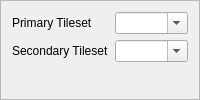
                      <widget class="QFrame" name="frame_Tilesets">
                       <property name="sizePolicy">
                        <sizepolicy hsizetype="Preferred" vsizetype="Fixed">
                         <horstretch>0</horstretch>
                         <verstretch>0</verstretch>
                        </sizepolicy>
                       </property>
                       <property name="frameShape">
                        <enum>QFrame::Shape::StyledPanel</enum>
                       </property>
                       <property name="frameShadow">
                        <enum>QFrame::Shadow::Raised</enum>
                       </property>
                       <layout class="QFormLayout" name="formLayout">
                        <item row="0" column="0">
                         <widget class="QLabel" name="label_PrimaryTileset">
                          <property name="text">
                           <string>Primary Tileset</string>
                          </property>
                         </widget>
                        </item>
                        <item row="0" column="1">
                         <widget class="NoScrollComboBox" name="comboBox_PrimaryTileset">
                          <property name="focusPolicy">
                           <enum>Qt::FocusPolicy::StrongFocus</enum>
                          </property>
                          <property name="toolTip">
                           <string>&lt;html&gt;&lt;head/&gt;&lt;body&gt;&lt;p&gt;Primary Tileset&lt;/p&gt;&lt;p&gt;Defines the first 0x200 metatiles available for the map.&lt;/p&gt;&lt;/body&gt;&lt;/html&gt;</string>
                          </property>
                          <property name="editable">
                           <bool>true</bool>
                          </property>
                         </widget>
                        </item>
                        <item row="1" column="0">
                         <widget class="QLabel" name="label_SecondaryTileset">
                          <property name="text">
                           <string>Secondary Tileset</string>
                          </property>
                         </widget>
                        </item>
                        <item row="1" column="1">
                         <widget class="NoScrollComboBox" name="comboBox_SecondaryTileset">
                          <property name="focusPolicy">
                           <enum>Qt::FocusPolicy::StrongFocus</enum>
                          </property>
                          <property name="toolTip">
                           <string>&lt;html&gt;&lt;head/&gt;&lt;body&gt;&lt;p&gt;Secondary Tileset&lt;/p&gt;&lt;p&gt;Defines the second 0x200 metatiles available for the map.&lt;/p&gt;&lt;/body&gt;&lt;/html&gt;</string>
                          </property>
                          <property name="editable">
                           <bool>true</bool>
                          </property>
                         </widget>
                        </item>
                       </layout>
                      </widget>
